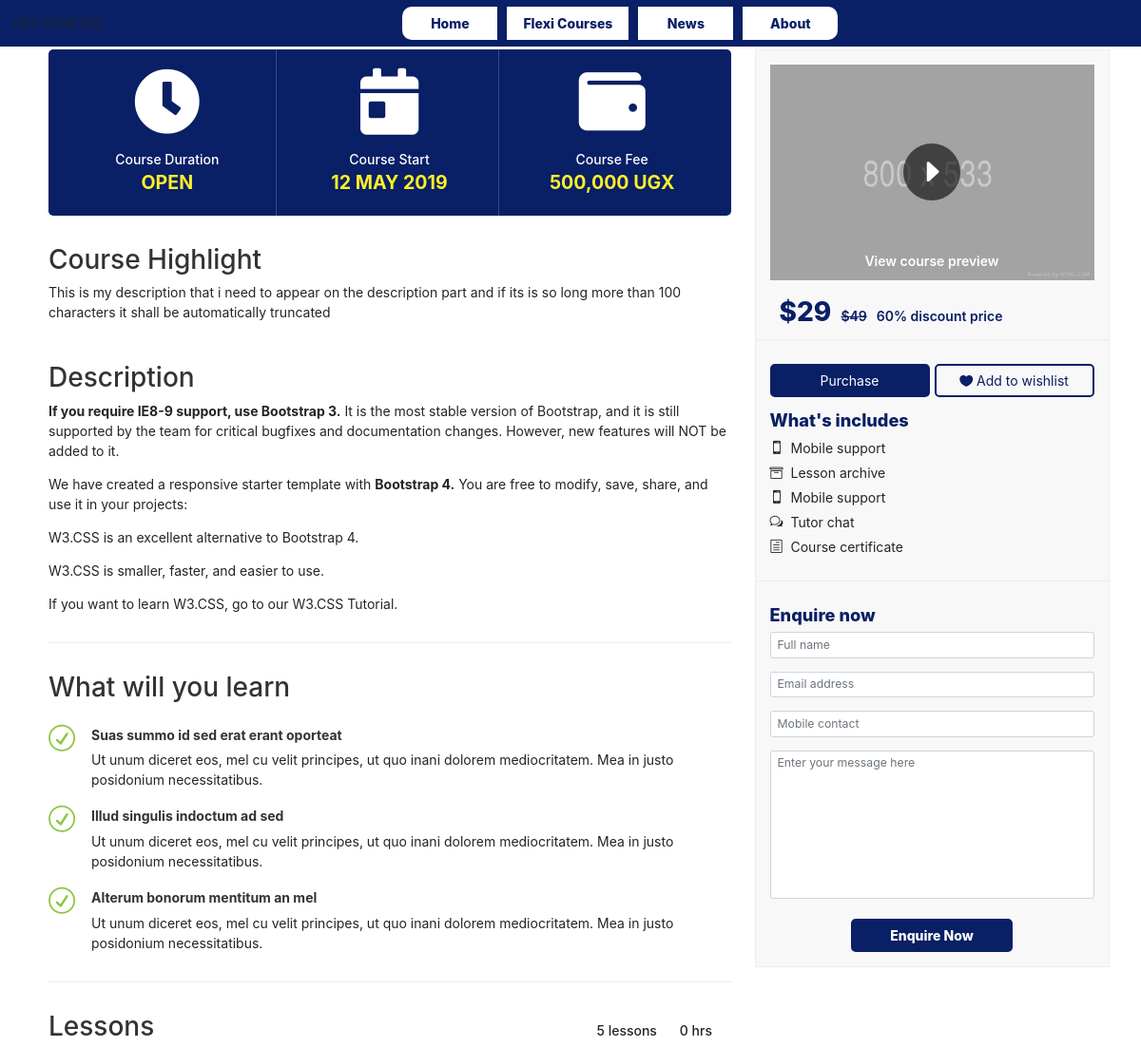
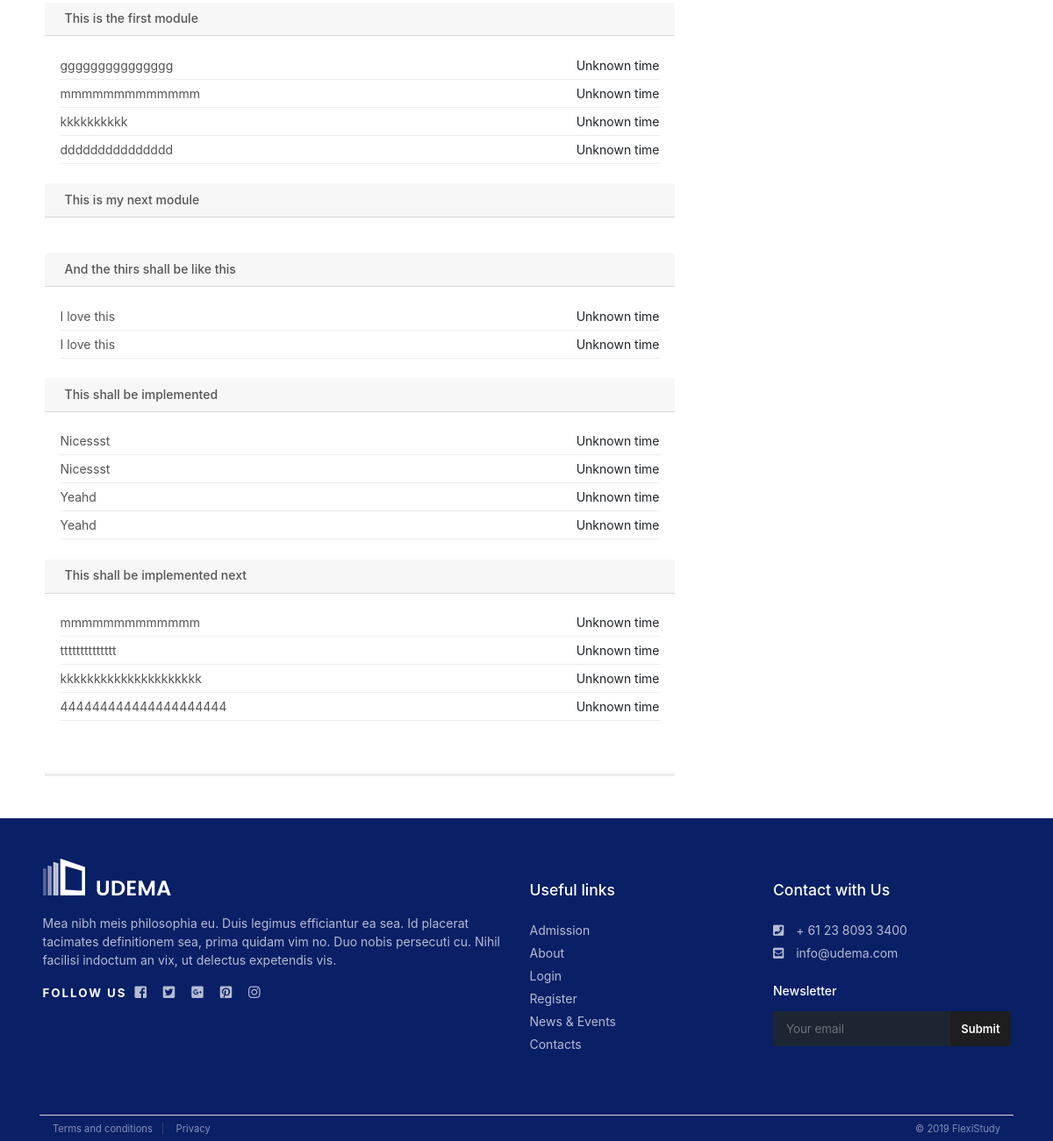
/flexi_course_details.php?course=1, run on the app's committed database (2 pictures, top to bottom).
### tables this page shows
CREATE TABLE `course_structure` (
  `structure_id` int(11) NOT NULL,
  `category_id` int(11) DEFAULT NULL,
  `course_name` varchar(200) DEFAULT NULL,
  `course_fee` double DEFAULT NULL,
  `course_description` varchar(6500) DEFAULT NULL,
  `learning_material` varchar(1000) DEFAULT '{}',
  `start_date` bigint(20) DEFAULT NULL,
  `end_date` bigint(20) DEFAULT NULL,
  `course_highlight` varchar(300) DEFAULT NULL,
  `cover_image` varchar(100) DEFAULT '',
  `cover_video` varchar(100) DEFAULT '',
  `rating_average` double DEFAULT '0',
  `rating_people` int(11) DEFAULT '0',
  `what_you_learn` varchar(6500) DEFAULT '',
  `who_is_for` varchar(2000) DEFAULT '',
  `why_unique` varchar(3000) DEFAULT ''
);

CREATE TABLE `course_modules` (
  `module_id` int(11) NOT NULL,
  `course_structure_id` int(11) DEFAULT NULL,
  `module_name` varchar(100) DEFAULT NULL,
  `module_description` varchar(500) DEFAULT '',
  `module_order` int(11) DEFAULT NULL,
  `viewable` int(11) DEFAULT NULL
);

CREATE TABLE `course_sub_modules` (
  `sub_module_id` int(11) NOT NULL,
  `module_id` int(11) DEFAULT NULL,
  `sub_module_name` varchar(100) DEFAULT NULL,
  `sub_module_description` varchar(500) DEFAULT '',
  `sub_module_order` int(11) DEFAULT NULL,
  `viewable` int(11) DEFAULT NULL
);

### flexi_course_details.php (the view, shortened to what this page needs)
<?php
    $connection = connect_database();
    $statement = $connection->prepare('SELECT structure_id, category_id, course_name, course_fee, course_description,
                                learning_material, start_date, end_date, course_highlight, cover_image, cover_video, rating_average,
                                rating_people, what_you_learn, who_is_for, why_unique
                            FROM course_structure WHERE structure_id = :structure_id LIMIT 1');
    $statement->bindParam(':structure_id', $_GET['course']);
    $statement->execute();
    $data = $statement->fetch();
    $structure_id = $data['structure_id'];
    $course_fee = number_format($data['course_fee'], 0);
    $start_date = empty($data['start_date']) ? 'Open' : date('d M Y');
    $duration = '';
    if (empty($data['start_date']) || empty($data['end_date'])) {
        $duration = 'Open';
    } else {
        $duration = $data['end_date'] - $data['start_date'];
        $duration = $data / (3600 * 24 * 30);
        $duration = number_format($duration, 0) . ' MONTHS';
    }
    $course_highlight = $data['course_highlight'];
    $course_description = $data['course_description'];
    $module_statement = $connection->prepare('SELECT module_id, module_name, module_order, viewable
                                    FROM course_modules WHERE course_structure_id = :structure_id ORDER BY module_order');
    $sub_statement = $connection->prepare('SELECT sub_module_id, sub_module_name, viewable, sub_module_order
                                    FROM course_sub_modules WHERE module_id = :module_id ORDER BY sub_module_order');
    $module_statement->bindParam(':structure_id', $structure_id);
    $module_statement->execute();
    $data = [];
    foreach ($module_statement->fetchAll() as $module_row) {
        $sub_statement->bindParam(':module_id', $module_row['module_id']);
        $sub_statement->execute();
        $module_row['sub_modules'] = $sub_statement->fetchAll();
        $data[] = $module_row;
    }
?>
<!DOCTYPE html>
<html lang='en'>
    <head>
        <?php require_once 'web_links.php' ?>
        <link href='admin/files/lib/css/client/course_details.css' rel='stylesheet' type='text/css'/>
    </head>
    <body>
        <?php require_once 'web_header.php'; ?>
        <div class='container p-0'>
            <div class='row m-0'>
                <div class='col-12 p-0'>
                    <div class='row mx-0 p-0'>
                        <div class='col-12 col-lg-8 px-lg-4 p-1'>
                            <div class="box_highlight">
                                <ul class="additional_info">
                                    <li><i class="fas fa-clock fa-2x"></i>Course Duration<strong><?php echo $duration ?></strong></li>
                                    <li><i class="fas fa-calendar-day fa-2x"></i>Course Start<strong><?php echo $start_date ?></strong></li>
                                    <li><i class="fas fa-wallet fa-2x"></i>Course Fee<strong><?php echo $course_fee ?> UGX</strong></li>
                                </ul>
                            </div>
                            <h2>Course Highlight</h2>
                            <div id="course_highlight" class="mb-5"><?php echo $course_highlight ?></div>
                            <h2>Description</h2>
                            <?php
                                echo $course_description;
                            ?>
                            <hr/>
                            <h2>What will you learn</h2>
                            <ul class="list_ok">
                                <li>
                                    <h6>Suas summo id sed erat erant oporteat</h6>
                                    <p>Ut unum diceret eos, mel cu velit principes, ut quo inani dolorem mediocritatem. Mea in justo
                                        posidonium necessitatibus.</p>
                                </li>
                                <li>
                                    <h6>Illud singulis indoctum ad sed</h6>
                                    <p>Ut unum diceret eos, mel cu velit principes, ut quo inani dolorem mediocritatem. Mea in justo
                                        posidonium necessitatibus.</p>
                                </li>
                                <li>
                                    <h6>Alterum bonorum mentitum an mel</h6>
                                    <p>Ut unum diceret eos, mel cu velit principes, ut quo inani dolorem mediocritatem. Mea in justo
                                        posidonium necessitatibus.</p>
                                </li>
                            </ul>
                            <hr>
                            <section id="lessons">
                                <div class="intro_title">
                                    <h2>Lessons</h2>
                                    <ul>
                                        <li><?php echo count($data) ?> lessons</li>
                                        <li>0 hrs</li>
                                    </ul>
                                </div>
                                <div id="accordion_lessons" role="tablist" class="mb-5">
                                    <?php
                                        $html = '';
                                        $index = 0;
                                        foreach ($data as $datum) {
                                            $index = $index + 1;
                                            $collapse = 'collapse_' . $index;
                                            $heading = 'heading_' . $index;
                                            $module_name = $datum['module_name'];
                                            $html = $html . <<<EOT
                                                <div class="card">
                                                    <div class="card-header" role="tab" id="$heading">
                                                        <h5 class="mb-0">
                                                            <a data-toggle="collapse" href="#$collapse" aria-expanded="true"
                                                               aria-controls="$collapse"><i class="indicator ti-minus"></i> $module_name</a>
                                                        </h5>
                                                    </div>
                                                    <div id="$collapse" class="collapse show" role="tabpanel" aria-labelledby="$heading"
                                                         data-parent="#accordion_lessons">
                                                        <div class="card-body">
                                                            <div class="list_lessons">
                                                                <ul>
EOT;
                                            foreach ($datum['sub_modules'] as $sub_module){
                                                $time = 'Unknown time';
                                                $sub_module_name = $sub_module['sub_module_name'];
                                                $html = $html . <<<EOT
                                                    <li><a href="javascript:void()" class="">$sub_module_name</a><span>$time</span></li>
EOT;
                                            }
                                            $html = $html . <<<EOT
                                                                </ul>
                                                            </div>
                                                        </div>
                                                    </div>
                                                </div>
EOT;
                                        }
                                        echo $html;
                                    ?>
                                </div>
                            </section>
                        </div>
                        <div class='col-12 col-lg-4 p-1' id='side_bar'>
                            <div class="box_detail">
                                <figure>
                                    <a href="https://www.youtube.com/watch?v=LDgd_gUcqCw" class="video">
                                        <i class="arrow_triangle-right"></i>
                                        <img src="admin/files/images/temp/course_list.jpg" alt="" class="img-fluid">
                                        <span>View course preview</span>
                                    </a>
                                </figure>
                                <div class="price">
                                    $29<span class="original_price"><em>$49</em>60% discount price</span>
                                </div>
                                <div class='links'>
                                    <a href="cart-1.html">Purchase</a>
                                    <a href="#"><i class="icon_heart"></i> Add to wishlist</a>
                                </div>
                                <div class='clearfix'></div>
                                <div id="list_feat" class='mt-3'>
                                    <h4>What's includes</h4>
                                    <ul>
                                        <li><i class="icon_mobile"></i>Mobile support</li>
                                        <li><i class="icon_archive_alt"></i>Lesson archive</li>
                                        <li><i class="icon_mobile"></i>Mobile support</li>
                                        <li><i class="icon_chat_alt"></i>Tutor chat</li>
                                        <li><i class="icon_document_alt"></i>Course certificate</li>
                                    </ul>
                                </div>
                                <hr/>
                                <h4>Enquire now</h4>
                                <form>
                                    <div class='form-row form-group mx-0'>
                                        <input class='form-control form-control-sm' type='text' placeholder='Full name'>
                                    </div>
                                    <div class='form-row form-group mx-0'>
                                        <input class='form-control form-control-sm' type='email' placeholder='Email address'>
                                    </div>
                                    <div class='form-row form-group mx-0'>
                                        <input class='form-control form-control-sm' type='tel' placeholder='Mobile contact'>
                                    </div>
                                    <div class='form-row form-group mx-0'>
                                        <textarea class='form-control form-control-sm' rows='8'
                                                  placeholder='Enter your message here'></textarea>
                                    </div>
                                    <div class='form-row mt-4 mx-0'>
                                        <div class='col-6 offset-3 p-0'>
                                            <button class='btn solid'>Enquire Now</button>
                                        </div>
                                    </div>
                                </form>
                            </div>
                        </div>
                    </div>
                </div>
            </div>
        </div>
        <?php require_once 'web_footer.php' ?>
    </body>
</html>

### data on the page
course_structure: duration "OPEN", start_date "12 MAY 2019", course_fee "500,000", course_highlight "This is my description that i need to appear on the description part and if its is so long more than 100 characters it shall be automatically truncated", course_description "If you require IE8-9 support, use Bootstrap 3. It is the most stable version of Bootstrap, and it is still supported by the team for critical bugfixes and documentation changes. However, new features will NOT be added to it. We have created a responsive starter template with Bootstrap 4. You are free to modify, save, share, and use it in your projects: W3.CSS is an excellent alternative to Bootstrap 4. W3.CSS is smaller, faster, and easier to use. If you want to learn W3.CSS, go to our W3.CSS Tutorial."
course_modules: module_name "This is the first module"
course_sub_modules: sub_module_name "ggggggggggggggg"
course_sub_modules: sub_module_name "mmmmmmmmmmmmm"
course_sub_modules: sub_module_name "kkkkkkkkkk"
course_sub_modules: sub_module_name "ddddddddddddddd"
course_modules: module_name "This is my next module"
course_modules: module_name "And the thirs shall be like this"
course_sub_modules: sub_module_name "I love this"
course_sub_modules: sub_module_name "I love this"
course_modules: module_name "This shall be implemented"
course_sub_modules: sub_module_name "Nicessst"
course_sub_modules: sub_module_name "Nicessst"
course_sub_modules: sub_module_name "Yeahd"
course_sub_modules: sub_module_name "Yeahd"
course_modules: module_name "This shall be implemented next"
course_sub_modules: sub_module_name "mmmmmmmmmmmmm"
course_sub_modules: sub_module_name "tttttttttttttt"
course_sub_modules: sub_module_name "kkkkkkkkkkkkkkkkkkkkk"
course_sub_modules: sub_module_name "444444444444444444444"

### other printed values
count($data) "5"
$time "Unknown time Unknown time Unknown time Unknown time Unknown time Unknown time Unknown time Unknown time Unknown time Unknown time Unknown time Unknown time Unknown time Unknown time"
